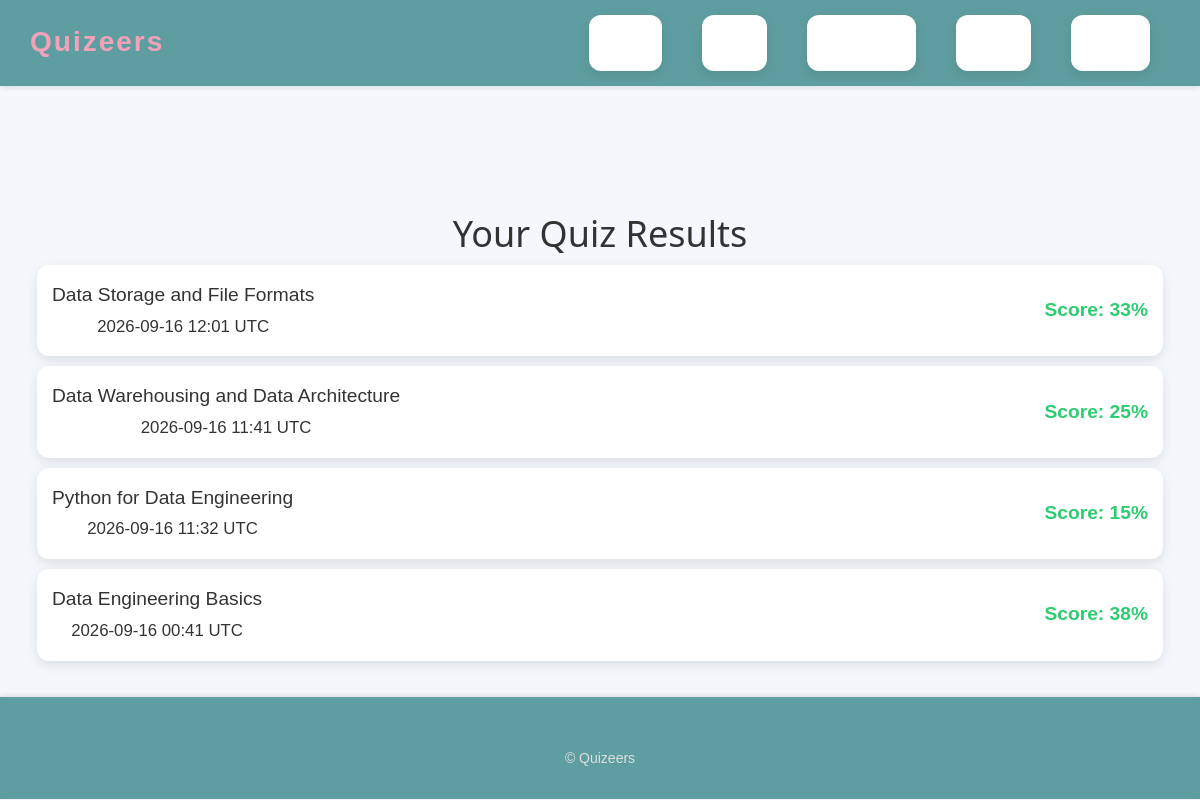
The page /results (signed in) on the database as committed earlier.
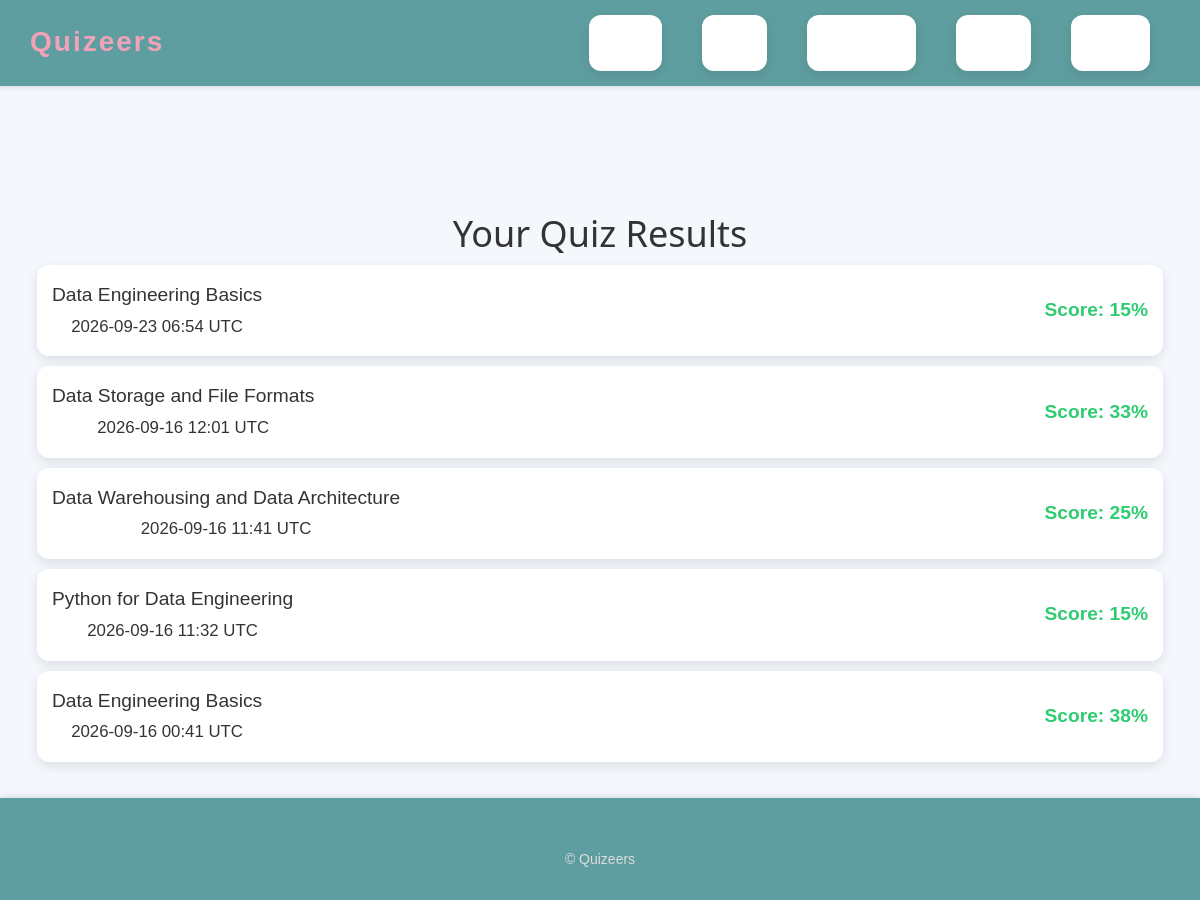
The same page on the database as committed later.
### app.py (models this page shows)
class Result(db.Model):
    id = db.Column(db.Integer, primary_key=True)
    user_id = db.Column(db.Integer, db.ForeignKey("user.id"), nullable=False)
    quiz_id = db.Column(db.Integer, db.ForeignKey("quiz.id"), nullable=False)
    score = db.Column(db.Integer, nullable=False)  # percentage, 0-100
    created_at = db.Column(db.DateTime, default=lambda: datetime.now(timezone.utc))
    user = db.relationship("User")
    quiz = db.relationship("Quiz")

class Quiz(db.Model):
    id = db.Column(db.Integer, primary_key=True)
    title = db.Column(db.String(255), nullable=False)
    description = db.Column(db.Text, default="")
    is_deleted = db.Column(db.Boolean, default=False)
    category = db.Column(db.String(100), default="General")
    difficulty = db.Column(db.String(20), default="Medium")
    time_limit_minutes = db.Column(db.Integer, nullable=True)
    max_attempts = db.Column(db.Integer, nullable=True)
    shuffle_questions = db.Column(db.Boolean, default=True)
    questions = db.relationship(
        "Question", backref="quiz", lazy=True, cascade="all, delete-orphan"
    )

### app.py (the view)
@app.route("/results")
@login_required
def user_view_results():
    results = (
        Result.query.filter_by(user_id=current_user.id)
        .order_by(Result.created_at.desc())
        .all()
    )
    return render_template("user_view_results.html", results=results)

### app.py (called while the page is built)
@login_manager.user_loader
def load_user(user_id):
    return db.session.get(User, int(user_id))

### templates/user_view_results.html (shortened to what this page needs)
{% extends 'base.html' %}
{% block content %}
    <div class="container">
        <h2>Your Quiz Results</h2>
        <ul>
            {% for result in results %}
                <li>
                    <span>{{ result.quiz.title }}
                        {% if result.created_at %}<br><small>{{ result.created_at.strftime('%Y-%m-%d %H:%M') }} UTC</small>{% endif %}
                    </span>
                    <span class="score">Score: {{ result.score }}%</span>
                </li>
            {% endfor %}
        </ul>
    </div>
{% endblock %}

Rows that differ between the two databases and show on the page:
added Result: quiz "Data Engineering Basics", created_at "2026-09-23 06:54", score "15"
